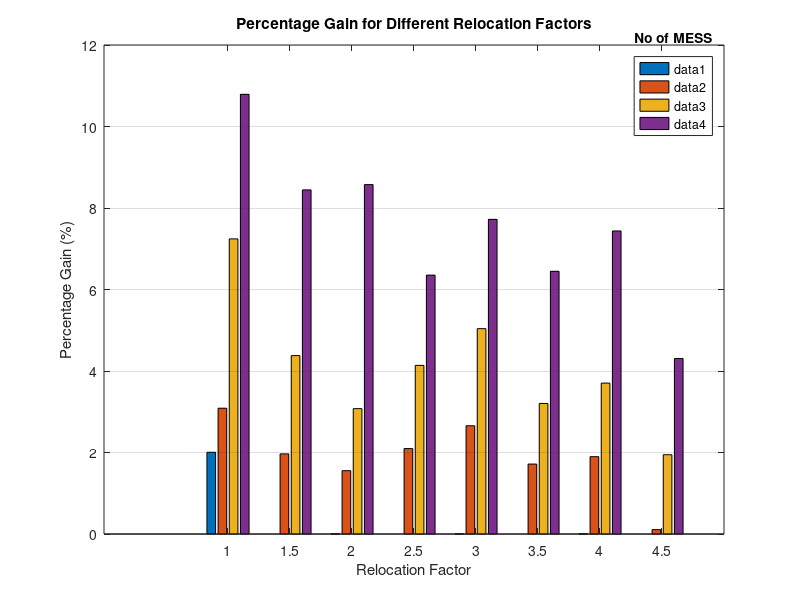

Write the MATLAB code that produced this figure. (Note: this script raises an error after producing the figure.)
%% peak shave dataset
load 10MESS_200rf.mat
disp(str_10MESS_200rf)
%% reloc_array for peak shave
reloc_array = linspace(0,2,201);
%% reloc_array for duck curve
% load duck curve dataset
load 10MESS_17rf_duck.mat
reloc_array = linspace(1,5,17);
%%
% number of mess in the plot
% no_mess_pl = 4:6;
no_mess_pl = [3 7 9 10];
figure(2020+randi(400,1))
% plot(reloc_array,perc_gain_mat(:,no_mess_pl))
% _________________relocation index for peak shave________________
% reloc_ind = [0.15 0.35 0.75 1.0 1.35];
% bar(reloc_ind,perc_gain_mat(reloc_ind*100,no_mess_pl));
% ________________relocation index for duck curve________________
reloc_ind = [1 1.5 2 2.5 3 3.5 4 4.5];
bar(reloc_ind,perc_gain_mat(((reloc_ind-1)/0.25)+1,no_mess_pl));
%_______________________________________________________
set(gca, 'XTick', (reloc_ind))
% set(gca,'YGrid','on','LineWidth',1.5)
set(gca,'YGrid','on')
% set(gca, 'XTickLabel', {num2str(reloc_ind(1)),num2str(reloc_ind(2)),num2str(reloc_ind(3))})
% xticks(h_bar,reloc_ind*100)
% xticklabels(h_bar,{num2str(reloc_ind)})
title(['Percentage Gain for Different Relocation Factors'])
xlabel('Relocation Factor')
ylabel("Percentage Gain (%)")
ylim([0 12])
% xlim([0 200])
h_leg = legend('show');
title(h_leg,'No of MESS')
% legend(num2str(no_mess_pl))
legend(string(no_mess_pl),'Location','north')
% legend({num2str(no_mess_pl(1)),num2str(no_mess_pl(2)),num2str(no_mess_pl(3))},'Location','north')
%%
% print('bar_peak_shave','-dpng','-r0')
% print('bar_peak_shave2','-depsc','-r300')
%%
print('bar_duck_curve','-depsc','-r300')
%%
close all
